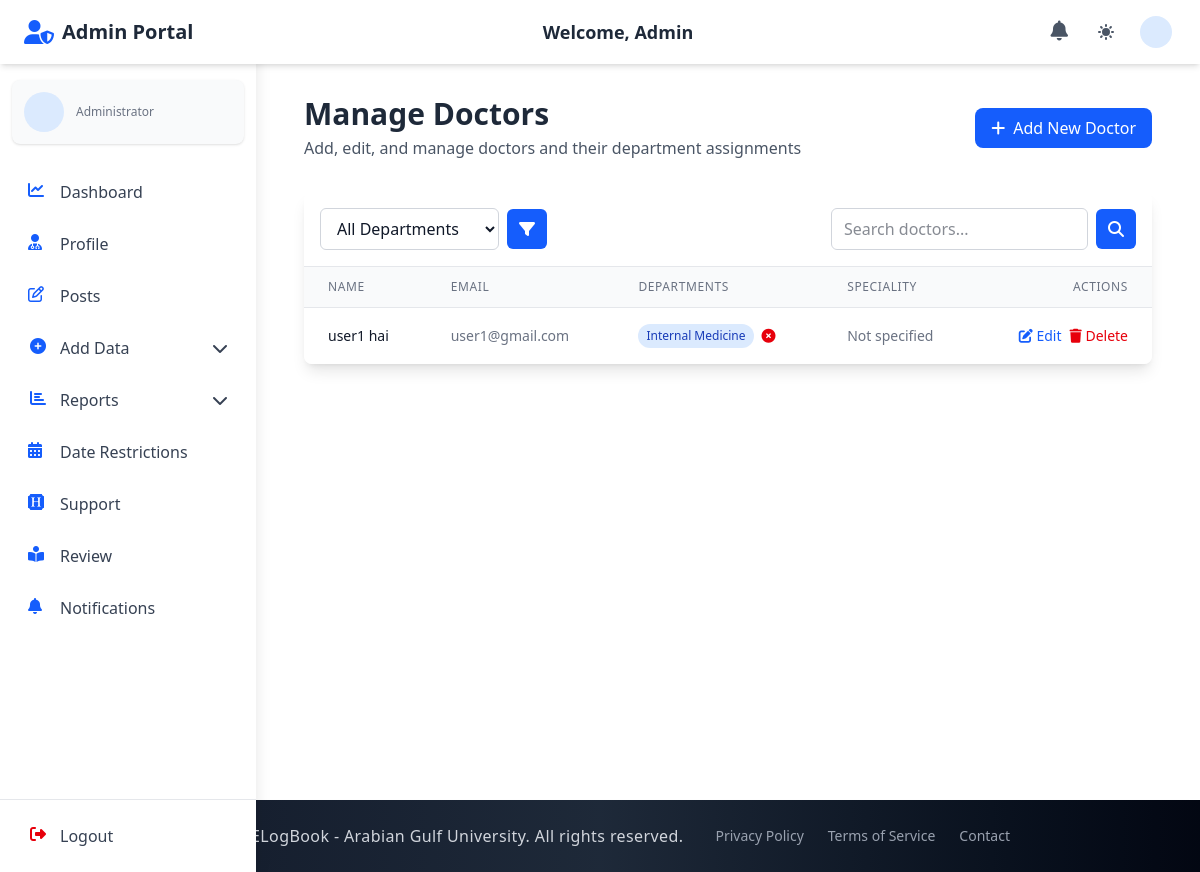
/admin_section/add_doctor/, run on the app's committed database.
### accounts/models.py (models this page shows, shortened)
class Doctor(models.Model):
    user = models.OneToOneField(
        CustomUser, on_delete=models.CASCADE, related_name="doctor_profile"
    )
    departments = models.ManyToManyField(
        "admin_section.Department", related_name="doctors", blank=True
    )
    def __str__(self):
        return self.user.username

class CustomUser(AbstractUser):
    email = models.EmailField(unique=True)
    first_name = models.CharField(max_length=150, blank=True)
    last_name = models.CharField(max_length=150, blank=True)
    profile_photo = models.ImageField(
        upload_to="profiles/", blank=True, null=True, default="profiles/default.jpg"
    )
    city = models.CharField(max_length=100, blank=True)
    country = models.CharField(max_length=100, blank=True)
    phone_no = models.CharField(max_length=20, blank=True)
    bio = models.TextField(blank=True)
    speciality = models.CharField(max_length=100, blank=True)
    ROLE_CHOICES = (
        ("student", "Student"),
        ("doctor", "Doctor"),
        ("staff", "Staff"),
        ("admin", "Admin"),
    )
    ROLE_CHOICES = (
        ("defaultuser", "Default User"),
        ("student", "Student"),
        ("doctor", "Doctor"),
        ("staff", "Staff"),
        ("admin", "Admin"),
        ("pending", "Pending"),
    )
    role = models.CharField(max_length=15, choices=ROLE_CHOICES, default="defaultuser")
    groups = models.ManyToManyField(
        "auth.Group", related_name="customuser_groups", blank=True
    )
    user_permissions = models.ManyToManyField(
        "auth.Permission", related_name="customuser_permissions", blank=True
    )
    USERNAME_FIELD = "email"
    REQUIRED_FIELDS = ["username"]

### admin_section/models.py (models this page shows)
class Department(models.Model):
    name = models.CharField(max_length=50)
    log_year = models.ForeignKey(LogYear, on_delete=models.CASCADE, related_name="department_log_year")
    log_year_section = models.ForeignKey(
        LogYearSection,
        on_delete=models.SET_NULL,
        null=True,
        blank=True,
        related_name="department_log_year_section",
        db_index=True,
    )
    def __str__(self):
        return f"{self.name}"

### admin_section/views_file/add_doctor.py (the view, shortened to what this page needs)
# urls.py: path("add_doctor/", add_doctor, name="add_doctor"),
def add_doctor(request):
    user_form = DoctorUserForm()
    doctor_form = DoctorForm()
    bulk_form = BulkDoctorUploadForm()
    assign_form = AssignDoctorToDepartmentForm()
    bulk_results = None
    search_query = request.GET.get('q', '').strip()
    department_filter = request.GET.get('department')
    doctors = Doctor.objects.select_related('user').prefetch_related('departments').all()
    if department_filter:
        doctors = doctors.filter(departments__id=department_filter)
    doctors = doctors.order_by('user__last_name', 'user__first_name')
    paginator = Paginator(doctors, 10)  # Show 10 doctors per page
    page_number = request.GET.get('page')
    page_obj = paginator.get_page(page_number)
    departments = Department.objects.all().order_by('name')
    sample_csv_data = {
        'username': 'john.smith',
        'email': 'john.smith@example.com',
        'password': 'securepassword123',
        'first_name': 'John',
        'last_name': 'Smith',
        'phone_no': '1234567890',
        'city': 'New York',
        'country': 'USA',
        'speciality': 'Cardiology',
        'bio': 'Experienced cardiologist with 10 years of practice.'
    }
    context = {
        'user_form': user_form,
        'doctor_form': doctor_form,
        'bulk_form': bulk_form,
        'assign_form': assign_form,
        'doctors': page_obj,
        'departments': departments,
        'selected_department': department_filter,
        'search_query': search_query,
        'bulk_results': bulk_results,
        'sample_csv_data': sample_csv_data
    }
    return render(request, "admin_section/add_doctor.html", context)

### admin_section/forms.py
class DoctorForm(forms.ModelForm):
    class Meta:
        model = Doctor
        fields = ['departments']
        widgets = {
            'departments': forms.SelectMultiple(attrs={
                'class': 'w-full px-4 py-2 rounded-lg border border-gray-300 focus:outline-none focus:ring-2 focus:ring-blue-500 dark:bg-gray-700 dark:border-gray-600 dark:text-white',
                'size': 5
            })
        }

### admin_section/context_processors.py (called while the page is built)
def admin_notification_count(request):
    try:
        user = getattr(request, 'user', None)
        if not user:
            return {'admin_unread_notifications_count': 0}
        if getattr(user, 'is_authenticated', False) and getattr(user, 'role', None) == 'admin':
            admin_unread_notifications_count = AdminNotification.objects.filter(recipient=user, is_read=False).count()
            return {'admin_unread_notifications_count': admin_unread_notifications_count}
    except Exception:
        pass
    return {'admin_unread_notifications_count': 0}

### doctor_section/context_processors.py (called while the page is built)
def notification_count(request):
    try:
        user = getattr(request, 'user', None)
        if not user:
            return {'unread_notifications_count': 0}
        if getattr(user, 'is_authenticated', False) and hasattr(user, 'doctor_profile'):
            doctor = user.doctor_profile
            unread_notifications_count = Notification.objects.filter(
                recipient=doctor, is_read=False
            ).count()
            return {'unread_notifications_count': unread_notifications_count}
    except Exception:
        pass
    return {'unread_notifications_count': 0}

### elogbookagu/context_processors.py (called while the page is built, shortened)
def user_data(request):
    context = {}
    user = getattr(request, 'user', None)
    if not user or not getattr(user, 'is_authenticated', False):
        return context

### staff_section/context_processors.py (called while the page is built)
def staff_notification_count(request):
    try:
        user = getattr(request, 'user', None)
        if not user:
            return {'staff_unread_notifications_count': 0}
        if getattr(user, 'is_authenticated', False) and hasattr(user, 'staff_profile'):
            staff = user.staff_profile
            staff_unread_notifications_count = StaffNotification.objects.filter(recipient=staff, is_read=False).count()
            return {'staff_unread_notifications_count': staff_unread_notifications_count}
    except Exception:
        pass
    return {'staff_unread_notifications_count': 0}

### admin_section/templates/admin_section/add_doctor.html (shortened to what this page needs)
{% extends 'base.html' %}
{% block navbar %}
{% include 'components/admin_auth_navbar.html' %}
{% endblock %}
{% block content %}
  <div class="container mx-auto px-4 py-8">
    <div class="flex flex-col md:flex-row md:items-center md:justify-between mb-8">
      <div>
        <h2 class="text-3xl font-bold text-gray-800 dark:text-white">Manage Doctors</h2>
        <p class="text-gray-600 dark:text-gray-300 mt-1">Add, edit, and manage doctors and their department assignments</p>
      </div>
      <div class="mt-4 md:mt-0">
        <button id="toggle-forms-btn" class="px-4 py-2 bg-blue-600 text-white rounded-lg hover:bg-blue-700 transition-colors duration-200 flex items-center">
          <i class="fas fa-plus mr-2"></i> Add New Doctor
        </button>
      </div>
    </div>
    <div class="bg-white dark:bg-gray-800 rounded-lg shadow-lg overflow-hidden">
      <div class="p-4 border-b border-gray-200 dark:border-gray-700">
        <div class="flex flex-col md:flex-row md:items-center md:justify-between space-y-3 md:space-y-0">
          <div class="flex flex-col md:flex-row md:items-center space-y-3 md:space-y-0 md:space-x-4">
            <div>
              <form method="get" action="{% url 'admin_section:add_doctor' %}" class="flex items-center space-x-2">
                <select name="department" class="px-3 py-2 border border-gray-300 rounded-md dark:bg-gray-700 dark:border-gray-600 dark:text-white">
                  <option value="">All Departments</option>
                </select>
                <button type="submit" class="px-3 py-2 bg-blue-600 text-white rounded-md hover:bg-blue-700 transition-colors duration-200">
                  <i class="fas fa-filter"></i>
                </button>
              </form>
            </div>
          </div>
          <div>
            <form method="get" action="{% url 'admin_section:add_doctor' %}" class="flex items-center space-x-2">
              <input type="text" name="q" value="{{ search_query }}" placeholder="Search doctors..." class="px-3 py-2 border border-gray-300 rounded-md dark:bg-gray-700 dark:border-gray-600 dark:text-white">
              <button type="submit" class="px-3 py-2 bg-blue-600 text-white rounded-md hover:bg-blue-700 transition-colors duration-200">
                <i class="fas fa-search"></i>
              </button>
            </form>
          </div>
        </div>
      </div>
      <div class="overflow-x-auto">
        <table class="min-w-full divide-y divide-gray-200 dark:divide-gray-700">
          <thead class="bg-gray-50 dark:bg-gray-700">
            <tr>
              <th scope="col" class="px-6 py-3 text-left text-xs font-medium text-gray-500 dark:text-gray-300 uppercase tracking-wider">Name</th>
              <th scope="col" class="px-6 py-3 text-left text-xs font-medium text-gray-500 dark:text-gray-300 uppercase tracking-wider">Email</th>
              <th scope="col" class="px-6 py-3 text-left text-xs font-medium text-gray-500 dark:text-gray-300 uppercase tracking-wider">Departments</th>
              <th scope="col" class="px-6 py-3 text-left text-xs font-medium text-gray-500 dark:text-gray-300 uppercase tracking-wider">Speciality</th>
              <th scope="col" class="px-6 py-3 text-right text-xs font-medium text-gray-500 dark:text-gray-300 uppercase tracking-wider">Actions</th>
            </tr>
          </thead>
          <tbody class="bg-white dark:bg-gray-800 divide-y divide-gray-200 dark:divide-gray-700">
            {% for doctor in doctors %}
              <tr class="hover:bg-gray-50 dark:hover:bg-gray-700 transition-colors duration-150">
                <td class="px-6 py-4 whitespace-nowrap text-sm font-medium text-gray-900 dark:text-white">{{ doctor.user.first_name }} {{ doctor.user.last_name }}</td>
                <td class="px-6 py-4 whitespace-nowrap text-sm text-gray-500 dark:text-gray-300">{{ doctor.user.email }}</td>
                <td class="px-6 py-4 text-sm text-gray-500 dark:text-gray-300">
                  {% for department in doctor.departments.all %}
                    <div class="flex items-center mb-1 last:mb-0">
                      <span class="bg-blue-100 text-blue-800 dark:bg-blue-900 dark:text-blue-200 text-xs px-2 py-1 rounded-full mr-2">{{ department.name }}</span>
                      <a href="{% url 'admin_section:remove_from_department' doctor.id department.id %}" class="text-red-600 hover:text-red-900 dark:text-red-400 dark:hover:text-red-300 transition-colors duration-200" title="Remove from department">
                        <i class="fas fa-times-circle"></i>
                      </a>
                    </div>
                  {% empty %}
                    <span class="text-gray-400 dark:text-gray-500 italic">No departments</span>
                  {% endfor %}
                </td>
                <td class="px-6 py-4 whitespace-nowrap text-sm text-gray-500 dark:text-gray-300">{{ doctor.user.speciality|default:"Not specified" }}</td>
                <td class="px-6 py-4 whitespace-nowrap text-right text-sm font-medium">
                  <div class="flex justify-end space-x-2">
                    <a href="{% url 'admin_section:edit_doctor' doctor.id %}" class="text-blue-600 hover:text-blue-900 dark:text-blue-400 dark:hover:text-blue-300 transition-colors duration-200">
                      <i class="fas fa-edit"></i> Edit
                    </a>
                    <a href="{% url 'admin_section:delete_doctor' doctor.id %}" class="text-red-600 hover:text-red-900 dark:text-red-400 dark:hover:text-red-300 transition-colors duration-200">
                      <i class="fas fa-trash"></i> Delete
                    </a>
                  </div>
                </td>
              </tr>
            {% endfor %}
          </tbody>
        </table>
      </div>
    </div>
  </div>
{% endblock %}

### data on the page
Doctor: user.first_name "user1", user.last_name "hai", user.email "user1@gmail.com", user.speciality "Not specified"
Department: name "Internal Medicine"
